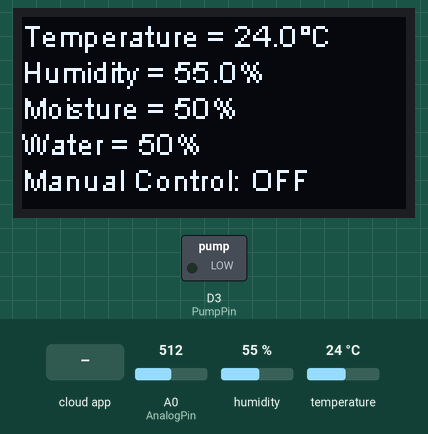
Simulated run of this sketch. Board: ESP8266 (NodeMCU). On the bench: 128×64 one-colour display, switched loads named in the sketch (green lamp = pin HIGH). Wiring (inferred from the names in the program): DHT11 sensor: data D4. The test bench sets the inputs (shaded band); at power-on: A0 (AnalogPin) = 512, humidity 55 %, temperature 24 °C. WiFi joins after 1.5 s; servers stay silent unless stated; the Firebase database answers and starts empty; pins used as bus, display or sensor lines are not drawn; what the sketch prints to the serial monitor is not drawn.

Above: at 5.1 s.
5.2 s: the phone or cloud app sets Pump to 1
At 8.0 s:
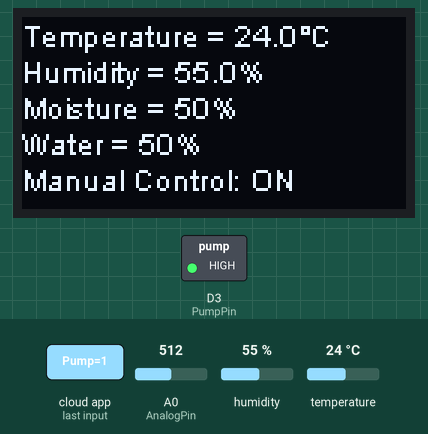
9.1 s: A0 (AnalogPin) set to 581
15.1 s: A0 (AnalogPin) set to 610
At 19.6 s:
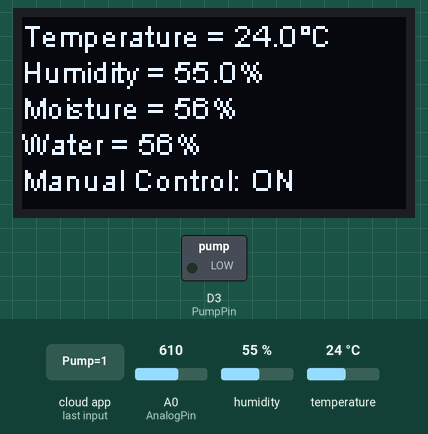
21.2 s: humidity set to 22 %
At 27.0 s:
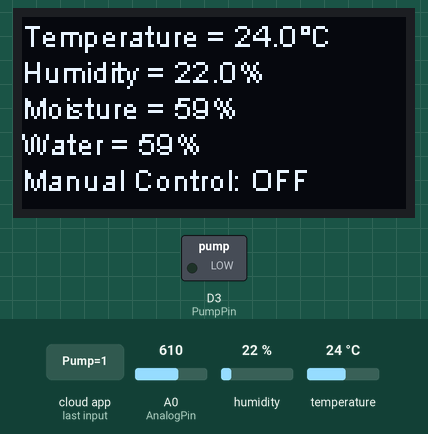
27.3 s: temperature set to 12 °C
At 32.3 s:
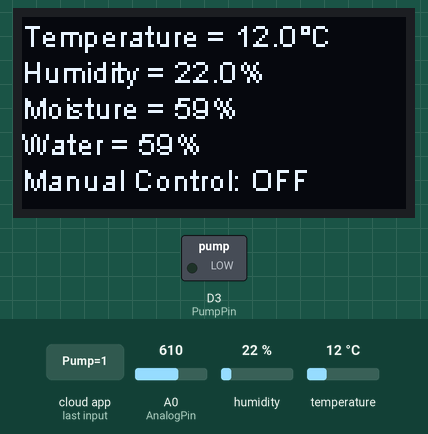
33.4 s: A0 (AnalogPin) set to 900
At 38.7 s:
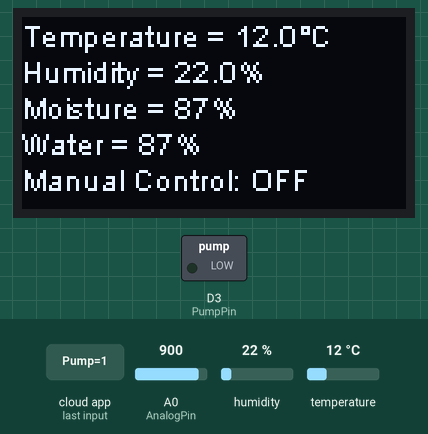
Timing chart, 0 to 40.2 s (numbered marks = the images above; inputs shaded):
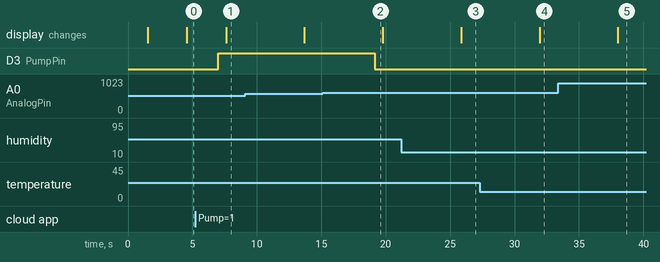

Measured:
- the behaviour switches between 599 and 600 on A0 (AnalogPin) (found by bisection; images 1 and 2)
- after the input at 5.2 s, D3 (PumpPin): LOW → HIGH after 1.8 s; the display: changes after 2.4 s (image 1)
- after the input at 15.1 s, D3 (PumpPin): HIGH → LOW after 4.1 s
- after the input at 21.2 s, the display: changes after 4.7 s (image 3)
- after the input at 27.3 s, the display: changes after 4.6 s (image 4)
- after the input at 33.4 s, the display: changes after 4.6 s (image 5)

The sketch:

SmartPlantMonitoring.ino
```cpp
#include "helper_functions.h"
#include "addons/RTDBHelper.h"
#include "addons/TokenHelper.h"

void setup() {
  Serial.begin(SerialBaudRate);
  initWiFi();
  initFirebase();
  initAnalogSensors();
  initPump();
  initDisplay();
  updateScreen();
}

void loop() {
  Serial.println("********** New Loop **********");
  Decision2 = getDHTData();
  Decision1 = getMoistureData();
  delay(100);
  MasterControl = getWaterData();
  delay(1000);
  controlPump();
  updateFirebase();
  updateScreen();
}
```

credentials.example.h
```cpp
#ifndef CREDENTIALS_H
#define CREDENTIALS_H

#define WIFI_SSID "YOUR_WIFI_SSID"
#define WIFI_PASSWORD "YOUR_WIFI_PASSWORD"
#define FIREBASE_API_KEY "YOUR_FIREBASE_API_KEY"
#define FIREBASE_DATABASE_URL "https://your-project-id-default-rtdb.firebaseio.com/"

#endif
```

helper_functions.cpp
```cpp
#include "helper_functions.h"

bool signupOk = false;
bool Decision1 = false;
bool Decision2 = false;
bool MasterControl = false;  // true means the pump is allowed to respond to control signals.
bool ManualControl = false;
uint16_t Water = 0;
uint16_t Moisture = 0;
float Temperature = 0;
float Humidity = 0;
String PumpStatus = "";
uint8_t data[5];
uint32_t cycles[80];
uint32_t count = 0;

FirebaseData cloud;
FirebaseConfig config;
FirebaseAuth auth;
SSD1306Wire display(0x3c, D2, D1);

void initWiFi() {
  WiFi.mode(WIFI_STA);
  WiFi.begin(WIFI_SSID, WIFI_PASSWORD);
  while (WiFi.status() != WL_CONNECTED) {
    delay(500);
    Serial.print(".");
  }
  onWiFiConnect();
}

void onWiFiConnect() {
  Serial.println("");
  Serial.print("Connected: ");
  Serial.print(WIFI_SSID);
  Serial.println("");
  Serial.print(WiFi.localIP());
  Serial.println("");
}

void initFirebase() {
  config.api_key = FIREBASE_API_KEY;
  config.database_url = FIREBASE_DATABASE_URL;
  Firebase.signUp(&config, &auth, "", "") ? onFirebaseSignUp() : onFirebaseSignUpError();
  Firebase.begin(&config, &auth);
  Firebase.reconnectWiFi(true);
}

void onFirebaseSignUp() {
  signupOk = true;
  Serial.println("OK");
}

void onFirebaseSignUpError() {
  Serial.printf("%s\n", config.signer.signupError.message.c_str());
  Serial.println("Error");
}

void initAnalogSensors() {
  pinMode(MuxSelectPin, OUTPUT);
}

void initPump() {
  digitalWrite(PumpPin, LOW);
  pinMode(PumpPin, OUTPUT);
}

void initDisplay() {
  display.init();
  display.clear();
}

bool getDHTData() {
  delay(1000);
  data[0] = data[1] = data[2] = data[3] = data[4] = 0;

  pinMode(DHTPIN, OUTPUT);
  digitalWrite(DHTPIN, LOW);
  delay(20);

  pinMode(DHTPIN, INPUT_PULLUP);
  delayMicroseconds(50);

  count = 0;
  while (digitalRead(DHTPIN) == LOW && count++ < MaxCount) {}
  if (count >= MaxCount) return false;

  count = 0;
  while (digitalRead(DHTPIN) == HIGH && count++ < MaxCount) {}
  if (count >= MaxCount) return false;

  for (int i = 0; i < 80; i += 2) {
    count = 0;
    while (digitalRead(DHTPIN) == LOW && ++count) {}
    cycles[i] = count;

    count = 0;
    while (digitalRead(DHTPIN) == HIGH && ++count) {}
    cycles[i + 1] = count;
  }

  for (int i = 0; i < 40; ++i) {
    uint32_t lowCycles = cycles[2 * i];
    uint32_t highCycles = cycles[2 * i + 1];
    data[i / 8] <<= 1;
    if (highCycles > lowCycles) data[i / 8] |= 1;
  }

  if (data[4] == ((data[0] + data[1] + data[2] + data[3]) & 0xFF)) {
    Humidity = data[0] + data[1] * 0.1;
    Temperature = data[2] + (data[3] & 0x0f) * 0.1;
  }

  Serial.printf("Humidity = %.1f%%\nTemperature = %.1f°C\n", Humidity, Temperature);
  return (Temperature >= TempHigh);
}

bool getMoistureData() {
  digitalWrite(MuxSelectPin, 0);
  Moisture = analogRead(AnalogPin);
  Serial.printf("Moisture Level: %.2f%%\n%s\n",
                Moisture * 100.0 / 1024.0,
                (Moisture < Moisture_Wet) ? "Status: Soil is too wet" :
                (Moisture < Moisture_Dry) ? "Status: Soil moisture is perfect" :
                                           "Status: Soil is too dry - time to water!");
  return (Moisture >= Moisture_Dry);
}

bool getWaterData() {
  digitalWrite(MuxSelectPin, 1);
  Water = analogRead(AnalogPin);
  Serial.printf("Water Level: %.2f%%\nStatus: Water level is %s\n",
                Water * 100.0 / 1024.0,
                (Water < Water_Low) ? "LOW" : (Water < Water_High) ? "MEDIUM" : "HIGH");
  return (Water < Water_High);
}

void controlPump() {
  if (MasterControl) {
    if (Firebase.ready() && signupOk) {
      Firebase.RTDB.setString(&cloud, MASTERCONTROL_URL, "1");
      PumpStatus = Firebase.RTDB.getString(&cloud, PUMP_URL) ? cloud.stringData() : "";
    }

    ManualControl = (PumpStatus == "1");
    digitalWrite(PumpPin, (PumpStatus == "1" || Decision1 || Decision2) ? HIGH : LOW);
  } else {
    Firebase.RTDB.setString(&cloud, MASTERCONTROL_URL, "0");
    Firebase.RTDB.setString(&cloud, PUMP_URL, "0");
    digitalWrite(PumpPin, LOW);
    ManualControl = false;
    PumpStatus = "0";
  }
}

void updateFirebase() {
  Firebase.RTDB.setFloat(&cloud, TEMPERATURE_URL, Temperature);
  Firebase.RTDB.setFloat(&cloud, HUMIDITY_URL, Humidity);
  Firebase.RTDB.setInt(&cloud, WATER_URL, Water * 100 / 1024);
  Firebase.RTDB.setInt(&cloud, MOISTURE_URL, Moisture * 100 / 1024);
}

void updateScreen() {
  display.clear();
  display.setTextAlignment(TEXT_ALIGN_LEFT);
  display.setFont(ArialMT_Plain_10);
  display.drawString(0, 0, "Temperature = " + String(Temperature, 1) + String("°C"));
  display.drawString(0, 12, "Humidity = " + String(Humidity, 1) + "%");
  display.drawString(0, 24, "Moisture = " + String(Moisture * 100 / 1024) + "%");
  display.drawString(0, 36, "Water = " + String(Water * 100 / 1024) + "%");
  ManualControl ? display.drawString(0, 48, "Manual Control: ON") : display.drawString(0, 48, "Manual Control: OFF");
  display.display();
}
```

helper_functions.h
```cpp
#ifndef HELPER_FUNCTIONS_H
#define HELPER_FUNCTIONS_H

#include <ESP8266WiFi.h>
#include <Firebase_ESP_Client.h>
#include "SSD1306Wire.h"
#include "Wire.h"
#include "credentials.h"

#define PUMP_URL "/Smart_Plant_Monitoring/Pump"
#define TEMPERATURE_URL "/Smart_Plant_Monitoring/Temperature"
#define WATER_URL "/Smart_Plant_Monitoring/Water"
#define MOISTURE_URL "/Smart_Plant_Monitoring/Moisture"
#define HUMIDITY_URL "/Smart_Plant_Monitoring/Humidity"
#define MASTERCONTROL_URL "/Smart_Plant_Monitoring/MasterControl"

#define PumpPin D3
#define DHTPIN D4
#define MuxSelectPin D5
#define AnalogPin A0

#define SerialBaudRate 115200
#define TempHigh 30
#define Moisture_Wet 500
#define Moisture_Dry 750
#define Water_Low 450
#define Water_High 600
#define MaxCount 1000000

extern bool signupOk;
extern bool Decision1;
extern bool Decision2;
extern bool MasterControl;
extern bool ManualControl;
extern uint16_t Water;
extern uint16_t Moisture;
extern float Temperature;
extern float Humidity;
extern String PumpStatus;

extern FirebaseData cloud;
extern FirebaseConfig config;
extern FirebaseAuth auth;
extern SSD1306Wire display;

void initWiFi();
void onWiFiConnect();
void initFirebase();
void onFirebaseSignUp();
void onFirebaseSignUpError();
void initAnalogSensors();
void initPump();
void initDisplay();
bool getDHTData();
bool getMoistureData();
bool getWaterData();
void controlPump();
void updateFirebase();
void updateScreen();

#endif
```
